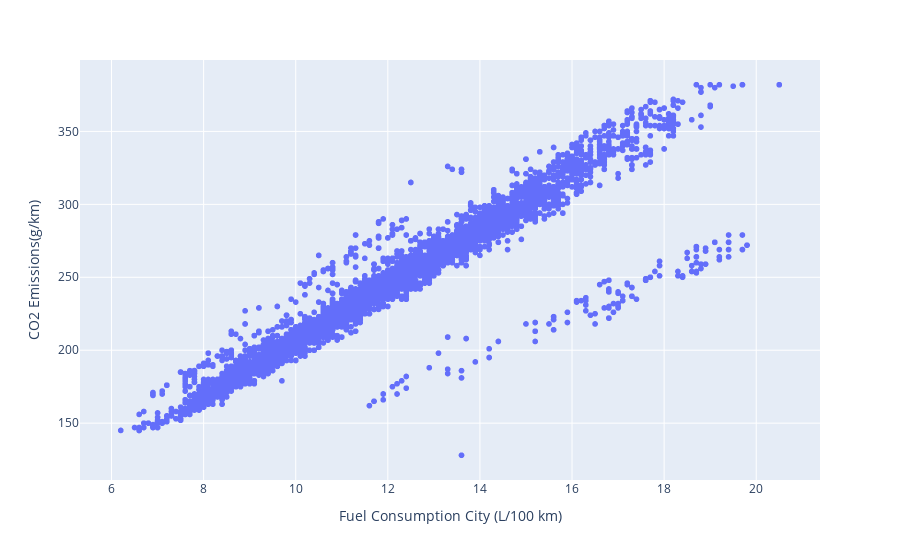

Write notebook code for a chart like this one.
### Markdown cell above
**Relationship between Fuel consuption and CO2 emission**

### Code cell
px.scatter( data, x='Fuel Consumption City (L/100 km)', y='CO2 Emissions(g/km)' )

### Figure 1 — Plotly figure (JSON) as saved in the notebook; plotly's stock layout.template omitted (floating-point values rounded to 4 significant figures; data arrays with more than 128 entries replaced by an {"elided": "..."} marker saying what was removed)
{"data": [{"hovertemplate": "Fuel Consumption City (L/100 km)=%{x}<br>CO2 Emissions(g/km)=%{y}<extra></extra>", "legendgroup": "", "marker": {"color": "#636efa", "symbol": "circle"}, "mode": "markers", "name": "", "showlegend": false, "type": "scattergl", "x": {"elided": "6697 float values"}, "xaxis": "x", "y": {"elided": "6697 int values"}, "yaxis": "y"}], "layout": {"autosize": true, "legend": {"tracegroupgap": 0}, "margin": {"t": 60}, "xaxis": {"anchor": "y", "autorange": true, "domain": [0, 1], "range": [5.309, 21.39], "title": {"text": "Fuel Consumption City (L/100 km)"}, "type": "linear"}, "yaxis": {"anchor": "x", "autorange": true, "domain": [0, 1], "range": [108.3, 401.7], "title": {"text": "CO2 Emissions(g/km)"}, "type": "linear"}}}
